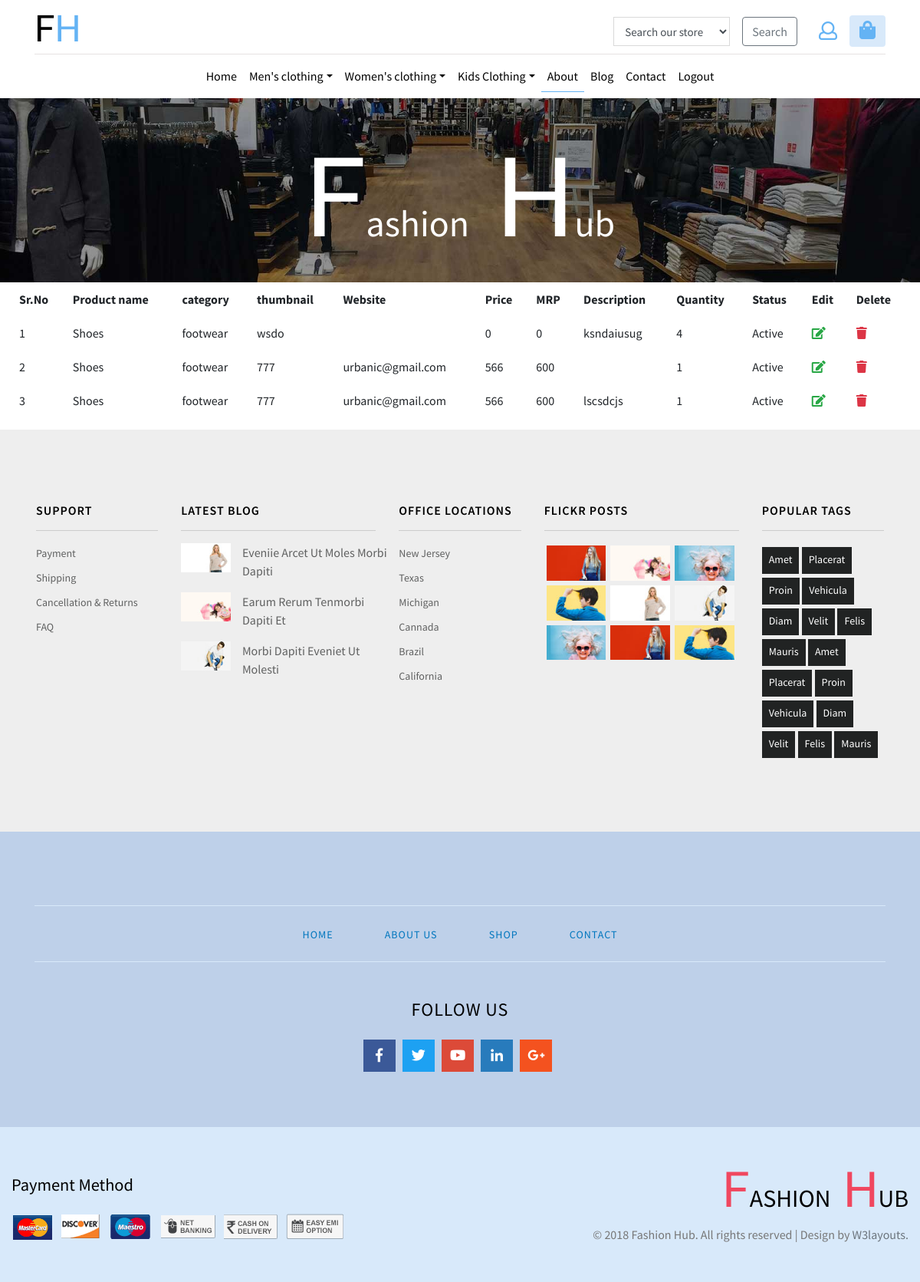
The app's page /manageproduct.php with its own data.
### tables this page shows
CREATE TABLE `product` (
  `id` int(11) NOT NULL,
  `product_name` varchar(255) NOT NULL,
  `category` varchar(255) NOT NULL,
  `thumbnail` varchar(255) NOT NULL,
  `website` varchar(255) NOT NULL,
  `price` bigint(20) NOT NULL,
  `MRP` bigint(20) NOT NULL,
  `description` longtext NOT NULL,
  `quantity` bigint(200) NOT NULL,
  `status` varchar(10) NOT NULL DEFAULT 'Active',
  `created_at` timestamp NOT NULL DEFAULT current_timestamp()
);

### manageproduct.php (the view, shortened to what this page needs)
<?php
include('header.php');
?>
<div class="container-fluid table-responsive">
    <table class="table table-bordered table-hover">
        <tr>
            <th>Sr.No</th>
            <th>Product name</th>
            <th> category </th>
            <th>thumbnail</th>
            <th> Website</th>
            <th> Price</th>
            <th> MRP</th>
            <th>Description </th>
            <th>Quantity</th>
            <th>Status</th>
            <th> Edit</th>
            <th>Delete </th>
        </tr>
        <?php
        include('config.php');
        $query="Select * from `product` ";
        $result=mysqli_query($connection,$query);
        $sno=1;
        while($data=mysqli_fetch_array($result)){
            ?>
            <tr>
                <td><?php echo $sno?></td>
                <td><?php echo $data['product_name']?></td>
                <td><?php echo $data['category']?></td>
                <td><?php echo $data['thumbnail']?></td>
                <td><?php echo $data['website']?></td>
                <td><?php echo $data['price']?></td>
                <td><?php echo $data['MRP']?></td>
                <td><?php echo $data['description']?></td>
                <td><?php echo $data['quantity']?></td>
                 <td><?php echo $data['status']?></td>
                <td>
                    <a href="editproduct.php?id=<?php echo $data['id']?>">
                    <i class="fa fa-edit text-success"></i></a>
                </td>
                <td>
                    <a href="deleteproduct.php?id=<?php echo $data['id']?>">
                    <i class= " fa fa-trash text-danger"> </i>
                </a>
        </td>
            </tr>
            <?php
            $sno++;
        }
        ?>
    </table>
</div>
<?php
include('footer.php');
?>

### records on screen
product: product_name "Shoes", category "footwear", thumbnail "wsdo", price "0", MRP "0", description "ksndaiusug", quantity "4", status "Active"
product: product_name "Shoes", category "footwear", thumbnail "777", website "urbanic@gmail.com", price "566", MRP "600", quantity "1", status "Active"
product: product_name "Shoes", category "footwear", thumbnail "777", website "urbanic@gmail.com", price "566", MRP "600", description "lscsdcjs", quantity "1", status "Active"
